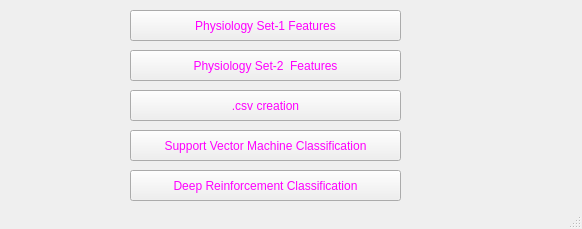
<?xml version="1.0" encoding="UTF-8"?>
<ui version="4.0">
 <class>MainWindow</class>
 <widget class="QMainWindow" name="MainWindow">
  <property name="geometry">
   <rect>
    <x>0</x>
    <y>0</y>
    <width>582</width>
    <height>229</height>
   </rect>
  </property>
  <property name="windowTitle">
   <string>Prediction of Citation Count</string>
  </property>
  <property name="styleSheet">
   <string notr="true">color: rgb(255, 0, 255);
font: 75 12pt &quot;MS Shell Dlg 2&quot;;</string>
  </property>
  <widget class="QWidget" name="centralwidget">
   <widget class="QPushButton" name="pushButton">
    <property name="geometry">
     <rect>
      <x>130</x>
      <y>50</y>
      <width>271</width>
      <height>31</height>
     </rect>
    </property>
    <property name="text">
     <string>Physiology Set-2  Features</string>
    </property>
   </widget>
   <widget class="QPushButton" name="pushButton_2">
    <property name="geometry">
     <rect>
      <x>130</x>
      <y>90</y>
      <width>271</width>
      <height>31</height>
     </rect>
    </property>
    <property name="text">
     <string>.csv creation</string>
    </property>
   </widget>
   <widget class="QPushButton" name="pushButton_3">
    <property name="geometry">
     <rect>
      <x>130</x>
      <y>130</y>
      <width>271</width>
      <height>31</height>
     </rect>
    </property>
    <property name="text">
     <string>Support Vector Machine Classification</string>
    </property>
   </widget>
   <widget class="QPushButton" name="pushButton_4">
    <property name="geometry">
     <rect>
      <x>130</x>
      <y>170</y>
      <width>271</width>
      <height>31</height>
     </rect>
    </property>
    <property name="text">
     <string>Deep Reinforcement Classification</string>
    </property>
   </widget>
   <widget class="QPushButton" name="pushButton_5">
    <property name="geometry">
     <rect>
      <x>130</x>
      <y>10</y>
      <width>271</width>
      <height>31</height>
     </rect>
    </property>
    <property name="text">
     <string>Physiology Set-1 Features</string>
    </property>
   </widget>
  </widget>
  <widget class="QStatusBar" name="statusbar"/>
 </widget>
 <resources/>
 <connections/>
</ui>
